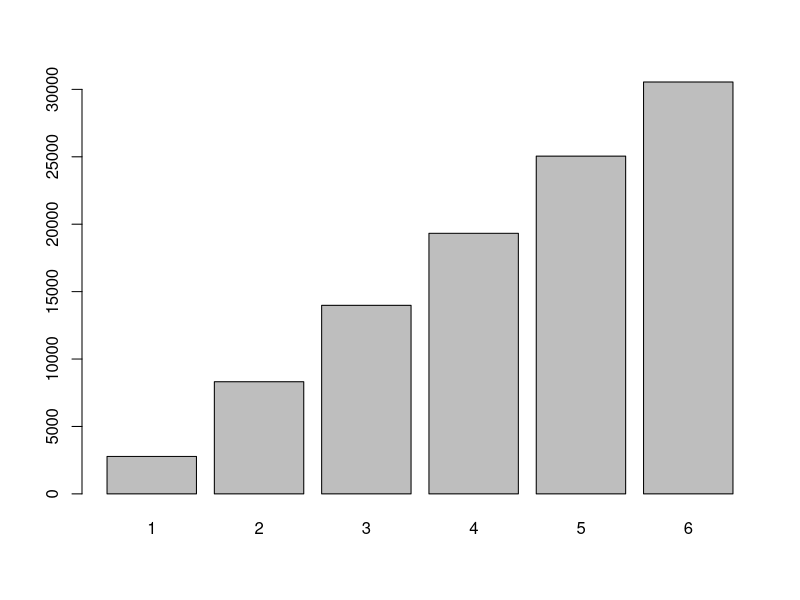
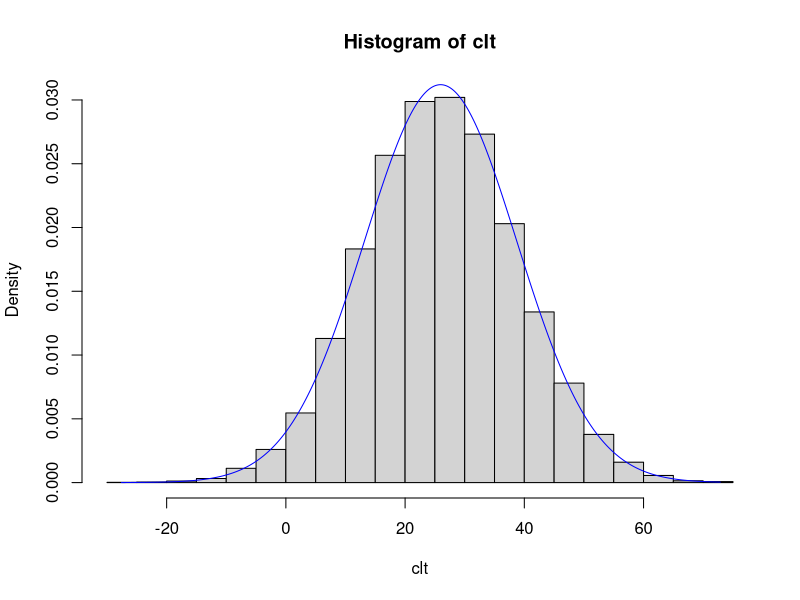
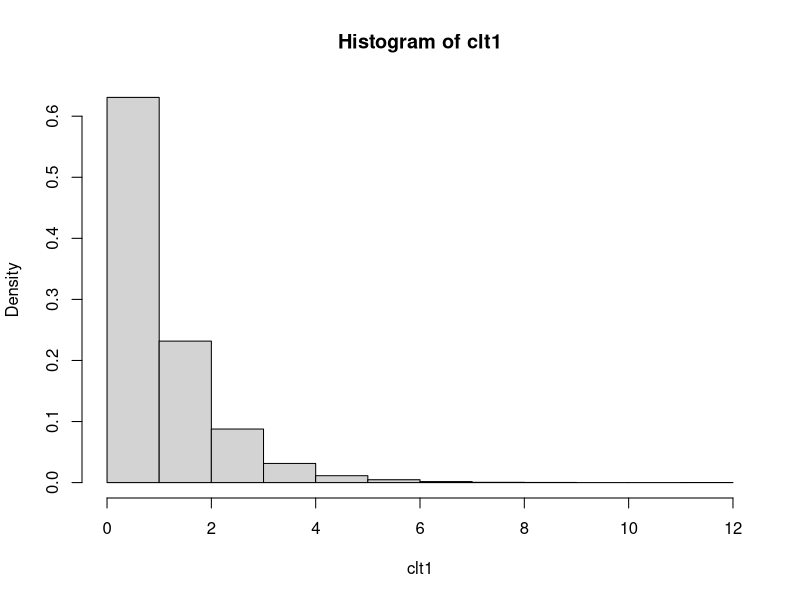
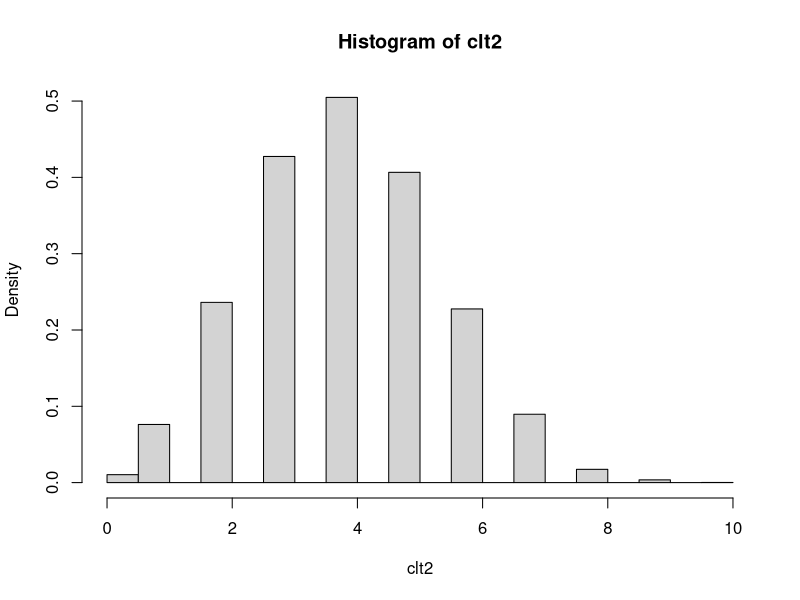
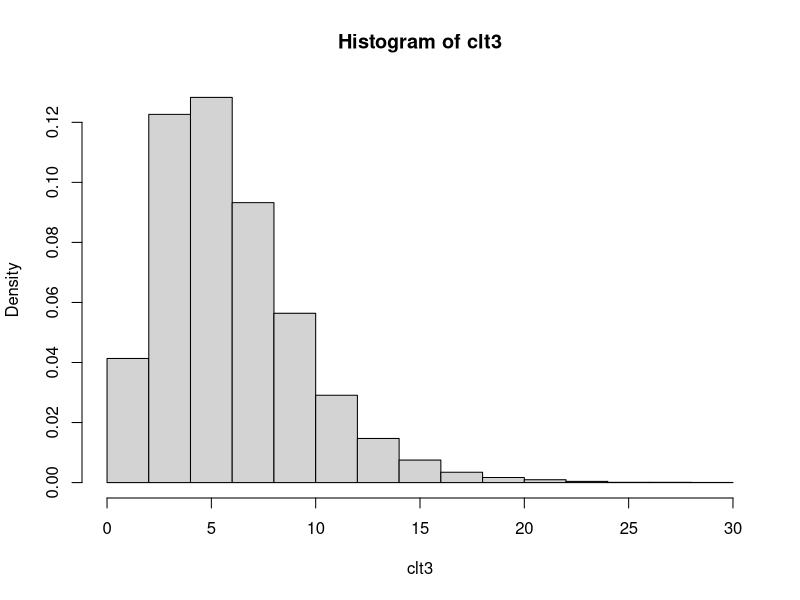
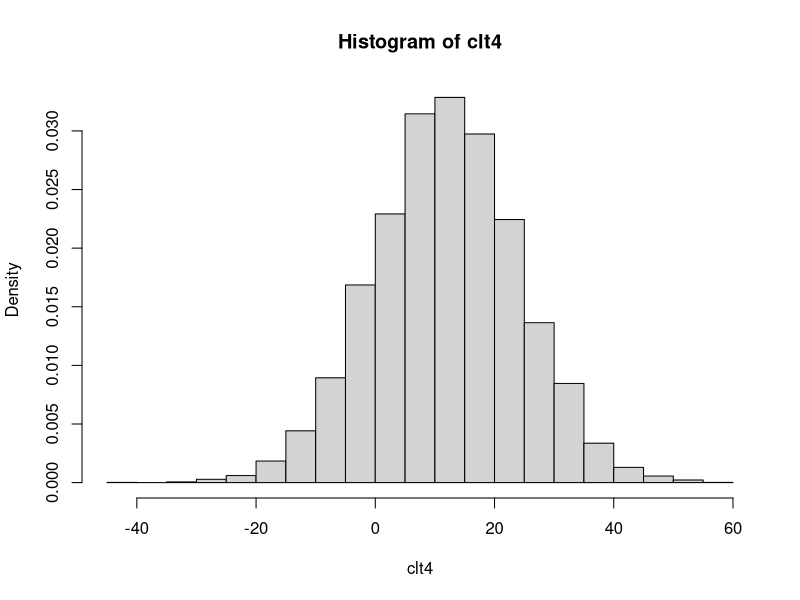
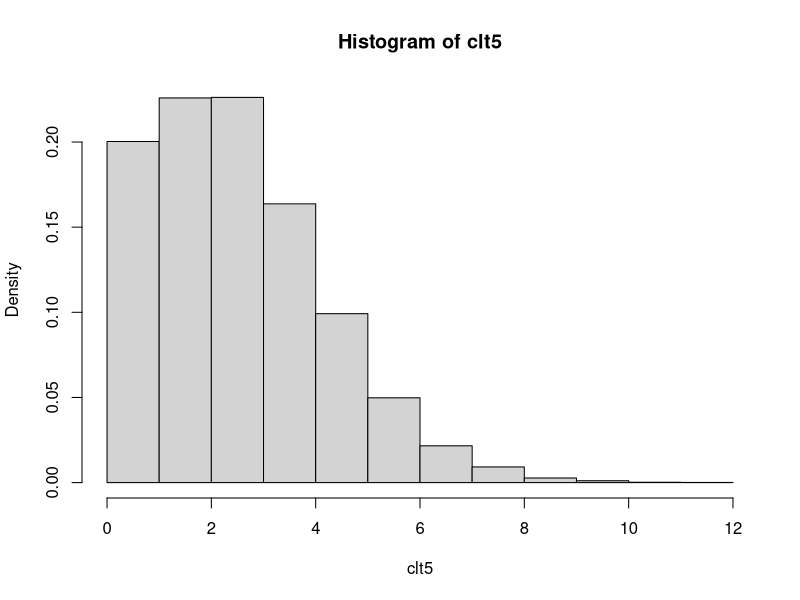
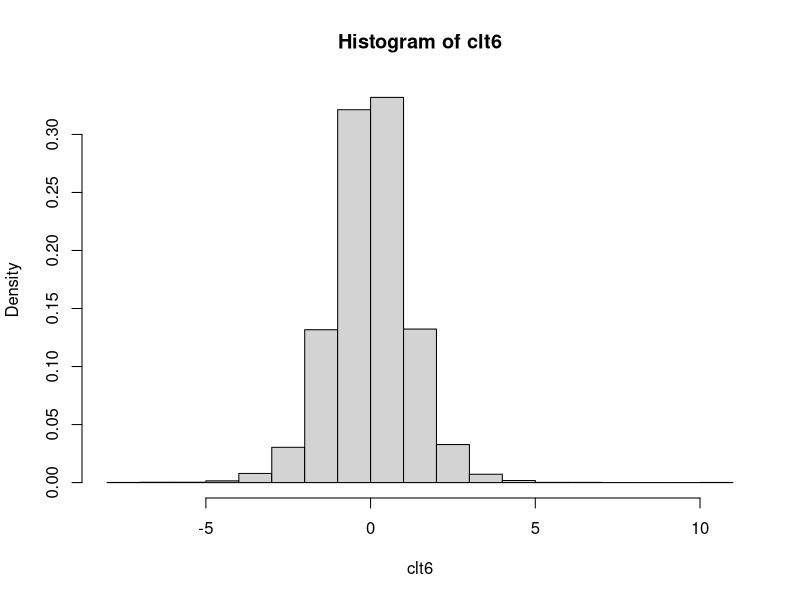

R code for these plots, in order:
## ---- chunk 1
library(tidyverse)
## ---- chunk 2
data()
## ---- chunk 3
sample(5) #sample without replacement

# or generate a random permutation of a vector:
dat <- c(10,12,18,16,18,9)
sample(dat)

# bootstrap resampling: sampling the same number of items WITH replacement. The bootstrap method is a resampling technique used to estimate statistics on a population by sampling a dataset with replacement. 
sample(dat, replace = TRUE) 

rm(dat)

sample(state.abb, size = 10)

# Using 1:6 and size=1, we can simulate the roll of a die:
sample(1:6, size=1)

# We can simulate the roll of a die 100 times by setting size=100 and
# replace=TRUE
sample(1:6, size=100, replace=TRUE)

# sample produces a vector, so we can manipulate it as we would any other 
# vector. For example, simulate a 100 die rolls and tally up the totals using
# table() and prop.table():
table(sample(1:6, size=100, replace=TRUE))
prop.table(table(sample(1:6, size=100, replace=TRUE)))

table(sample(state.abb, size = 1000, replace = TRUE))
prop.table(table(sample(state.abb, size = 1000, replace = TRUE)))

# using the forward-pipe operator: %>% 
library(magrittr)
sample(1:6, size=100, replace=TRUE) %>% table() %>% prop.table()

# Or simulate rolling two dice and summing the total:
sum(sample(1:6, size=2, replace=TRUE))

# same thing with %>% 
sample(6, size=2, replace=TRUE) %>% sum()

# simulate rolling two dice 100 times by updating the sample "space"
sample(2:12, size=100, replace=TRUE)

# proportion of "snake-eyes" in 1000 rolls
mean(sample(2:12, size = 1000, replace = TRUE) == 2)
## ---- chunk 4
# Roll 2 dice and keep the largest number, 10,000 times:
rolls <- replicate(n=1e5, expr = max(sample(1:6, size=2, replace=TRUE)))
# calculate proportions:
prop.table(table(rolls))

barplot(table(rolls))

rm(rolls)
## ---- chunk 5
flips <- sample(c("H","T"), 1000, replace=TRUE, prob = c(0.35,0.65))
prop.table(table(flips))

rm(flips)

## ---- chunk 6
uva <- c(11632, 10353) # female, male
round(uva/sum(uva),2)
## ---- chunk 7
students <- sample(c("female","male"), 500, replace=TRUE, prob = c(0.53, 0.47))
prop.table(table(students))

rm(students, uva)
## ---- chunk 8
train <- sample(nrow(iris), size= nrow(iris)/2)

# train is a random sample of numbers from 1 - 365. We can treat these like row numbers.

irisTrain <- iris[train,]
irisTest <- iris[-train,]
# confirm no intersection
dplyr::intersect(irisTrain, irisTest) 

rm(train, irisTest, irisTrain)
## ---- chunk 9
rep(c("M","F"), each=10)
rep(c("M","F"), times=10)
rep(c("M","F"), length.out = 15)
# or just length, for short
rep(c("M","F"), length = 15)
# Notice that all these generated a character vector. To use as a "factor", we would need to wrap it in the factor() function.
factor(rep(c("M","F"), each=10))

# A function specifically for creating factors is the gl() function. gl = 
# "generate levels". Below we generate a factor with 2 levels of 10 each and 
# labels of "M" and "F". Notice the result is a factor.
gl(n = 2, k = 10, labels = c("M","F"))

# A more common occurence is combinations of fixed levels, say gender, 
# education, and status. A function that helps create every combination of 
# levels is expand.grid(). Below we generate every combination of the levels 
# provided for gender, education, and status. Notice the first factors vary
# fastest.
expand.grid(gender=c("M","F"), 
            education=c("HS","College","Advanced"), 
            status=c("Single","Married","Divorced","Widowed"))

# Notice that creates a data frame that we can save:
DF <- expand.grid(gender=c("M","F"), 
            education=c("HS","College","Advanced"), 
            status=c("Single","Married","Divorced","Widowed"))
class(DF)

rm(DF)
## ---- chunk 10
schedule <- expand.grid(thrower=c("Clay","Rod","Kevin"),
            paper=c("18", "20", "24"),
            design=c("a","b","c"),
            rep=1:8)

# Randomize and drop the rep column. The sample(nrow(schedule)) code scrambles the numbers 1 through 216, which I then use to randomly shuffle the schedule of throws.
k <- sample(nrow(schedule))
schedule <- schedule[k,1:3]
head(schedule, n = 10)

# output to csv file for logging "distance flown" data
write.csv(schedule, file="throwLog.csv", row.names=FALSE)

rm(k, schedule)
## ---- chunk 11
# The seq() function allows you to generate sequences of numbers:
seq(from = 0, to = 10, by = 2)

seq(0, 10, 0.2)

# Go backwards
seq(1000, 0, -100)

# The seq() function has a length.out argument that allows you to specify the
# size of the vector you want to create. It automatically calculates the
# increment. We usually just abbreviate to length
seq(1, 10, length = 30)

# The colon operator(:) also allows you to generate regular sequences in steps
# of 1.
1:10

10:-10 # reverse direction

# When used with factors, the colon operator generates an interaction factor:
f1 <- gl(n = 2, k = 3); f1

f2 <- gl(n = 3, k = 2, labels = c("a","b","c")); f2

f1:f2

rm(f1,f2)
## ---- chunk 12
seq_along(100:120)
seq_along(state.abb)

seq_len(12)
## ---- chunk 13
# 10 random draws from N(100,5)
rnorm(n = 10, mean = 100, sd = 5)
## ---- chunk 14
# 10 random draws from b(1,0.5)
# AKA, 10 coin flips (size is the number of trials)
rbinom(n = 10, size = 1, prob = 0.5)

# 10 random draws from b(1,0.8)
# AKA, 10 coin flips with a coin loaded Heads (or Tails) 80% of time
rbinom(n = 10, size = 1, prob = 0.8)

# 10 random draws from b(10,0.5)
# AKA, 10 results of 10 coin flips
rbinom(n = 10, size = 10, prob = 0.5)

# We can use a binomial distribution to simulate dichotmous answers such as 
# Yes/No or success/fail. Simulate a vector of responses where respondents are 65% likely to say Yes (1) versus No (0)
rbinom(n = 10, size = 1, prob = 0.65)

# could also just use sample
sample(c("Y","N"), size = 10, replace = TRUE, prob = c(.65, .35))
## ---- chunk 15
# 10 random draws from a uniform distribution u(0,100)
runif(10,0,100)

# A uniform distribution can be good for random sampling. Let's say we want to sample about 10% of iris data:
k <- runif(nrow(iris),0,1) # [0,1] interval is default
sbSamp <- iris[k < 0.1, ] # sample about 10% of rows
dim(sbSamp)

# dplyr does this as well without the need for runif; and it's precise in its
# sampling fraction.
sbSamp <- dplyr::sample_frac(iris, 0.1) # sample exactly 10% of rows
dim(sbSamp)

rm(sbSamp, k)
## ---- chunk 16
# alternating random values from N(10,4) and N(100,40)
rnorm(10, mean = c(2,100),sd = c(2,40))

# 30 random draws, 10 each from N(10,4), N(90,4) and N(400,4)
rnorm(30, mean = rep(c(10,90,400),each=10), sd = 4)

# 100 random draws, 50 each from b(5,0.5) and b(50,0.5)
rbinom(n = 100, size = rep(c(5,50),each=50), prob = 0.5)

# Combined with matrix(), one can generate "multiple" random samples from a 
# distribution. For example, draw 5 random samples of size 10 from a N(10,1):
matrix(rnorm(10*5,10,1),ncol=5)
## ---- chunk 17
trtmt <- sample(c("Treated","Untreated"), size = 20, replace = TRUE)
ifelse(trtmt=="Treated", yes = rnorm(20, 10, 1), no = rnorm(20, 20, 1))
## ---- chunk 18
# What about more than two groups?
n <- 200
trtmt <- sample(LETTERS[1:6], size = n, replace = TRUE)

# Say we want to generate differnt Normal data for each group. One way is to do a for-loop with multiple if statements:

val <- numeric(n) # empty vector
for(i in seq_along(trtmt)){
  if(trtmt[i]=="A") val[i] <- rnorm(1, 10, 2)
  else if(trtmt[i]=="B") val[i] <- rnorm(1, 20, 4) 
  else if(trtmt[i]=="C") val[i] <- rnorm(1, 30, 6) 
  else if(trtmt[i]=="D") val[i] <- rnorm(1, 40, 8) 
  else if(trtmt[i]=="E") val[i] <- rnorm(1, 50, 10) 
  else val[i] <- rnorm(1, 60, 12) 
}
val
## ---- chunk 19
dat <- data.frame(g=LETTERS[1:6],mean=seq(10,60,10),sd=seq(2,12,2))

dat
## ---- chunk 20
iris[c(1,1,1,1,1),]
## ---- chunk 21
n <- 200
k <- sample(1:6, n, replace = TRUE)
dat <- dat[k,]

str(dat)

# Now generate our data for each group using ONE call to rnorm.
dat$vals <- rnorm(n, mean=dat$mean, sd=dat$sd)
head(dat)
## ---- chunk 22
# sum 6 values from 6 different distributions (sample size = 6)
n <- 1e4 # simulate 1000 times
clt  <- rexp(n, rate = 1) + rbinom(n,10,0.4) + rchisq(n,df = 6) + 
  rnorm(n, 12, 12) + rpois(n, lambda = 3) + rt(n, df = 7)
hist(clt, freq=FALSE)

# overlay a normal density curve
X <- seq(min(clt),max(clt),length = 500)       # x
Y <- dnorm(X, mean = mean(clt), sd = sd(clt))  # f(x) = dnorm
lines(X,Y,type = "l", col="blue") # plot (x,y) coordinates as a "blue" line ("l")

rm(X, Y, clt)
## ---- chunk 23
clt1  <- rexp(n, rate = 1)
hist(clt1, freq=FALSE)

clt2  <- rbinom(n,10,0.4)
hist(clt2, freq=FALSE)

clt3  <- rchisq(n,df = 6)
hist(clt3, freq=FALSE)

clt4  <-rnorm(n, 12, 12) 
hist(clt4, freq=FALSE)

clt5  <- rpois(n, lambda = 3)
hist(clt5, freq=FALSE)

clt6  <- rt(n, df = 7)
hist(clt6, freq=FALSE)

# All of this base R graphing is clunky and doesn't lend itself to modification as well as ggplot() figures.

library(tidyverse)
df <- data.frame(clt1, clt2, clt3, clt4, clt5, clt6)

df %>% ggplot(aes(clt3)) +
  geom_histogram(bins = 30)

df %>% 
  ggplot(aes(clt3)) +
  geom_density()
## ---- chunk 24
set.seed(1)
df1 <- data.frame(PF = 10*rnorm(1000))
ggplot(df1, aes(x = PF)) + 
    geom_histogram(aes(y =..density..),
                   breaks = seq(-40, 40, by = 5), 
                   colour = "black", 
                   fill = "white") +
stat_function(fun = dnorm, args = list(mean = mean(df1$PF), sd = sd(df1$PF)), color = "blue") 
## ---- chunk 25
ggplot(df, aes(x = clt3)) + 
    geom_histogram(aes(y =..density..),
                   breaks = seq(0, 30, by = 1), 
                   colour = "black", 
                   fill = "white") +
stat_function(fun = dchisq, args = list(df = 6), color = "blue") + 
  labs(title = "chi-squared distribution")
## ---- chunk 26
ggplot(df, aes(x = clt1)) + 
    geom_histogram(aes(y =..density..),
                   breaks = seq(0, 8, by = .5), 
                   colour = "black", 
                   fill = "white") +
stat_function(fun = dexp, args = list(rate = 1), color = "blue") + 
  labs(title = "exponential distribution")
## ---- chunk 27
summarized <- crossing(people = seq(2, 50, 2),
                       trial = 1:100) %>%
  mutate(birthday = map(people, ~ sample(365, .x, replace = TRUE)),
         multiple = map_lgl(birthday, ~ any(duplicated(.x)))) %>%
  group_by(people) %>%
  summarize(chance = mean(multiple))

ggplot(summarized, aes(people, chance)) +
  geom_line() +
  scale_y_continuous(labels = scales::percent_format()) +
  labs(y = "Probability two have the same birthday")

# Checking the work with pbirthday function
summarized %>% 
  mutate(exact = map_dbl(people, pbirthday)) %>% 
  ggplot(aes(people, chance)) +
  geom_line() +
  geom_line(aes(y = exact), lty = 2, color = "blue") +
  scale_y_continuous(labels = scales::percent_format()) +
  labs(y = "Probability two have the same birthday")
